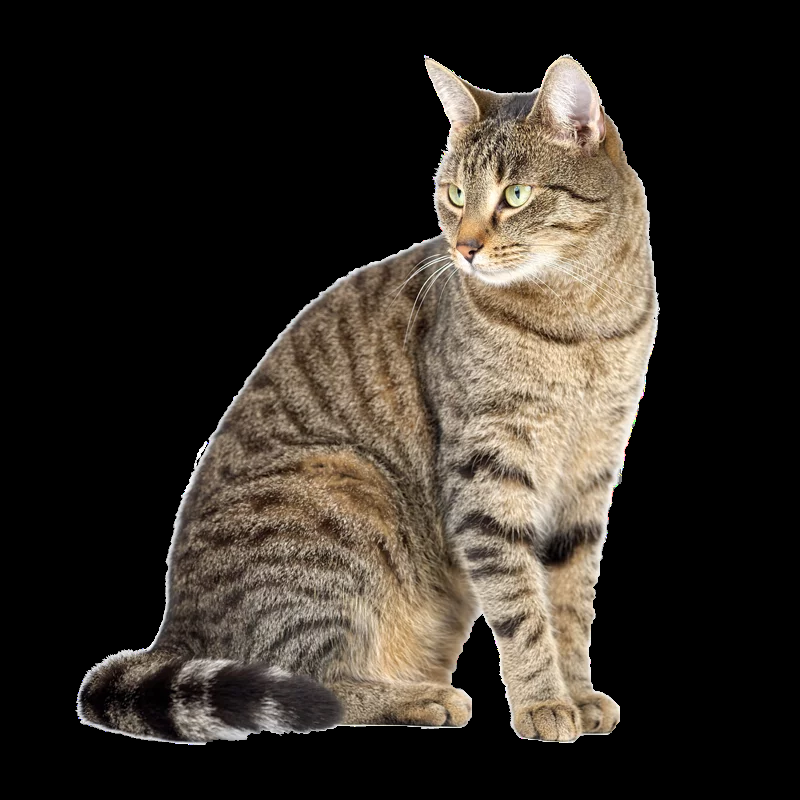
#> input picture Day1/04_Feature Table/images/cat1.jpg, 800 x 800 px, given in place of example.jpg, which was not available
$ python '02_Feature Table.py'
#> lines starting #> are read from the running program, lines starting #| are printed output that depends on the picture; long printed decimals are rounded; pictures that were not available may be replaced by others from this repository, and a replacement may not be noted
import cv2
import numpy as np
def extract_features(image_path):
#> called with image_path = 'example.jpg'
    img = cv2.imread(image_path)
#> img is the input picture: shape (800, 800, 3); mean B, G, R 39.3, 46.6, 53
    gray = cv2.cvtColor(img, cv2.COLOR_BGR2GRAY)
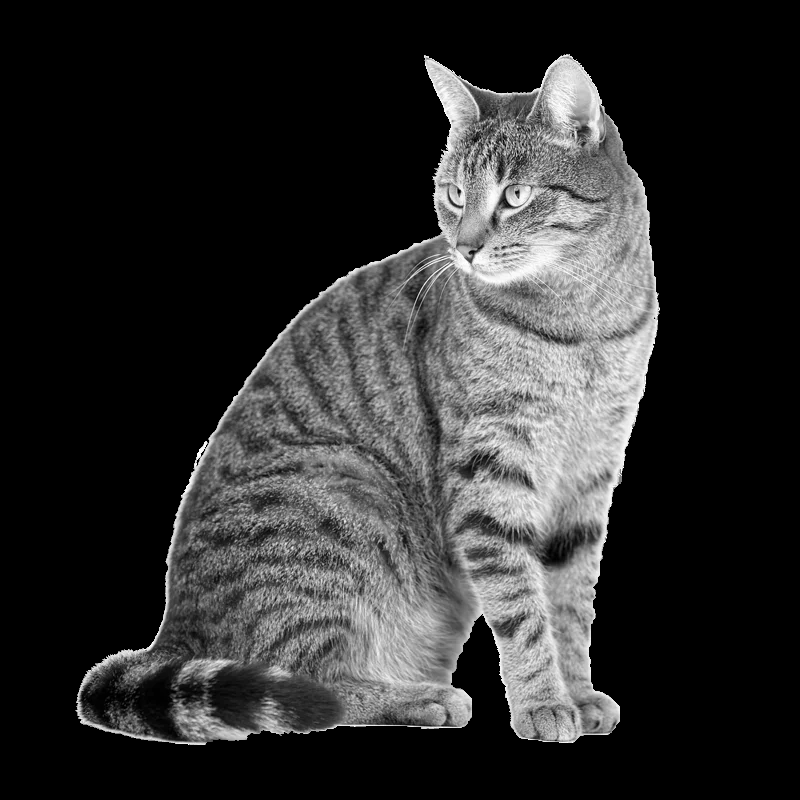
#> gray: shape (800, 800); min 0, max 255, mean 47.7
    flat = gray.flatten()
    features = {
        'mean': np.mean(flat),
        'std': np.std(flat),
        'min': np.min(flat),
        'max': np.max(flat),
        'low_pct': np.sum(flat < 50) / len(flat) * 100,
        'high_pct': np.sum(flat > 200) / len(flat) * 100,
    }
#> features = {'mean': 47.67, 'std': 71.25, 'min': 0, 'max': 255, 'low_pct': 66.29, 'high_pct': 4.28}
    return features
feats = extract_features("example.jpg")
#> feats has the same summary as features in extract_features
print(feats)
#| {'mean': 47.668, 'std': 71.248, 'min': 0, 'max': 255, 'low_pct': 66.290, 'high_pct': 4.282}

import os
import pandas as pd
image_dir = 'images'
data = []
for filename in os.listdir(image_dir):
    if filename.lower().endswith(('.jpg', '.png')):
        label = 'cat' if 'cat' in filename.lower() else 'dog'
        path = os.path.join(image_dir, filename)
        feats = extract_features(path)
        feats['filename'] = filename
        feats['label'] = label
        data.append(feats)
#> pass 2 of the loop `for filename in os.listdir(image_dir):`:
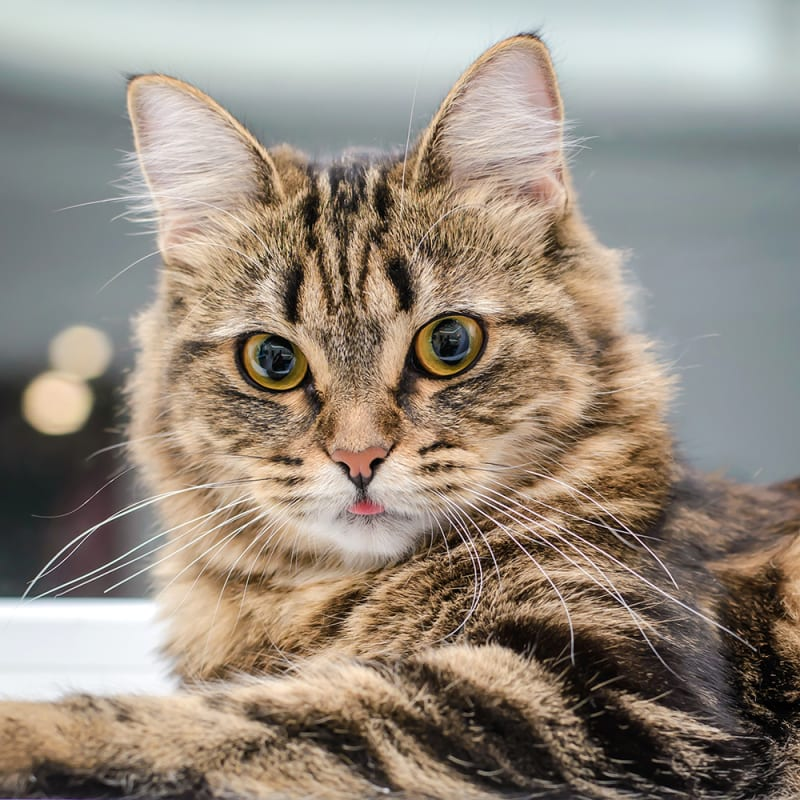
#> input picture Day1/04_Feature Table/images/cat2.jpg, 800 x 800 px, found by its file name
#> in extract_features, img is the input picture: shape (800, 800, 3); mean B, G, R 126.7, 139.2, 150.2
#> in extract_features (call 3), `gray = cv2.cvtColor(img, cv2.COLOR_BGR2GRAY)`:
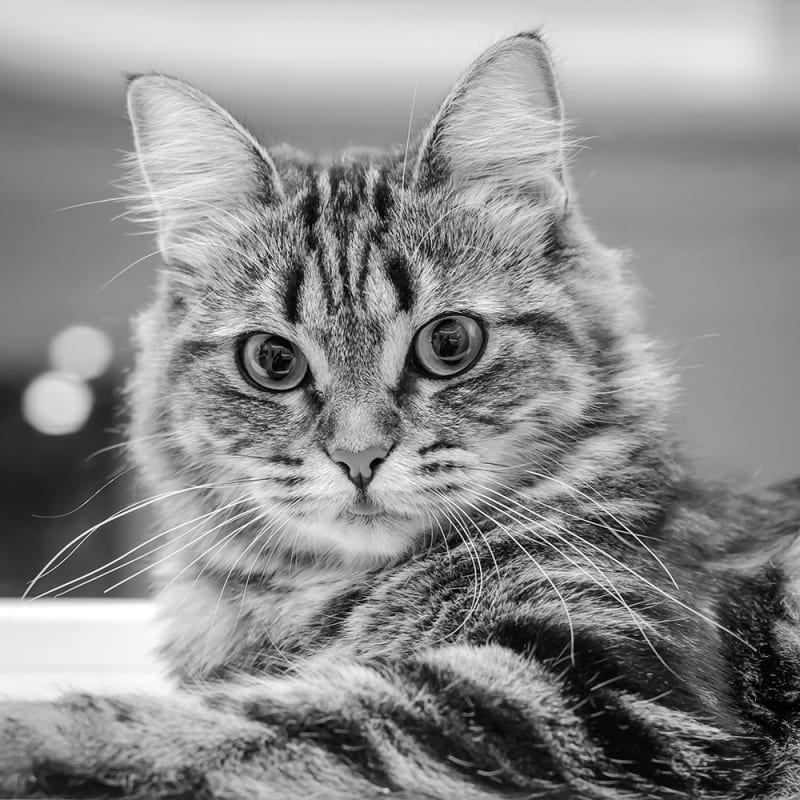
#> gray: shape (800, 800); min 0, max 255, mean 141
#> features = {'mean': 141, 'std': 58.79, 'min': 0, 'max': 255, 'low_pct': 10.31, 'high_pct': 17.47}
#> `feats = extract_features(path)`: feats has the same summary as features in extract_features
#> pass 3 of the loop `for filename in os.listdir(image_dir):`:
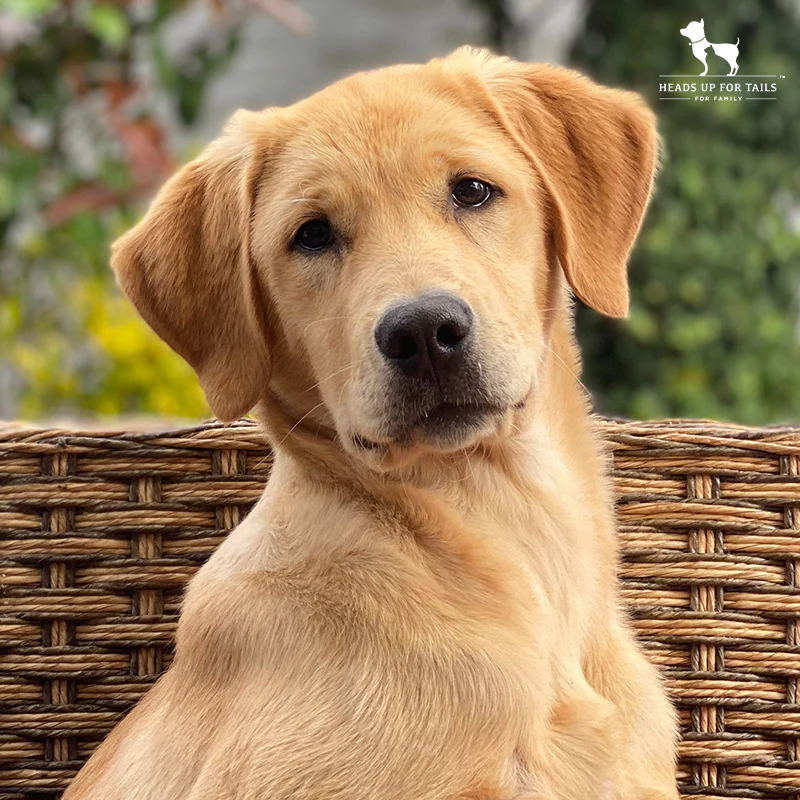
#> input picture Day1/04_Feature Table/images/dog1.jpg, 800 x 800 px, found by its file name
#> in extract_features, img is the input picture: shape (800, 800, 3); mean B, G, R 91.1, 127.9, 155.9
#> in extract_features (call 4), `gray = cv2.cvtColor(img, cv2.COLOR_BGR2GRAY)`:
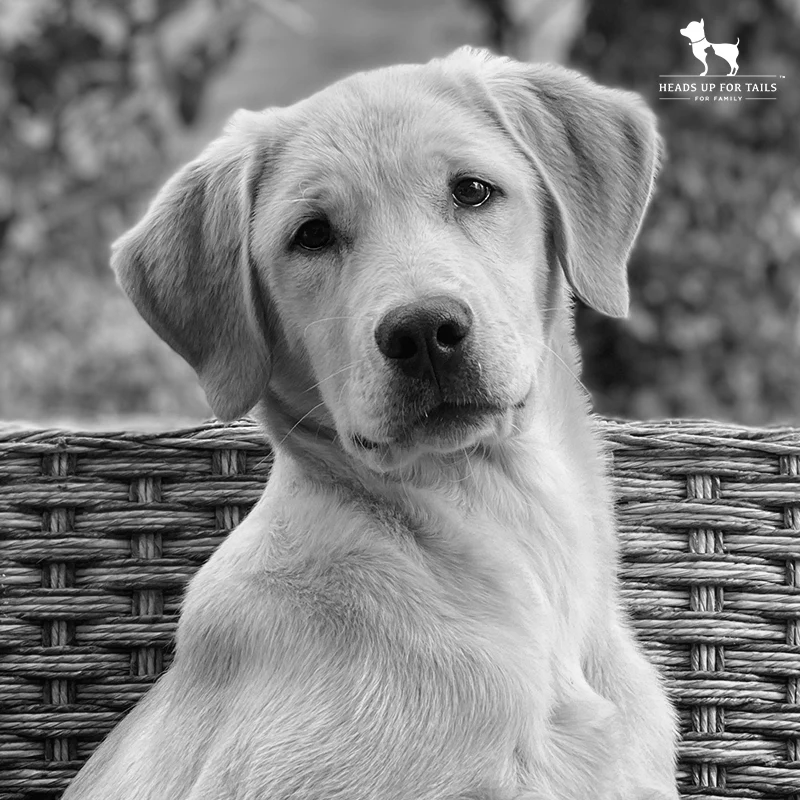
#> gray: shape (800, 800); min 0, max 255, mean 132.1
#> features = {'mean': 132.1, 'std': 57.25, 'min': 0, 'max': 255, 'low_pct': 9.13, 'high_pct': 13.49}
#> `feats = extract_features(path)`: feats has the same summary as features in extract_features
#> the loop made 4 passes; the first 3 are shown
df = pd.DataFrame(data)
print(df.head())

df.to_csv('A.csv', index=False)
print("Feature table saved as features.csv")
